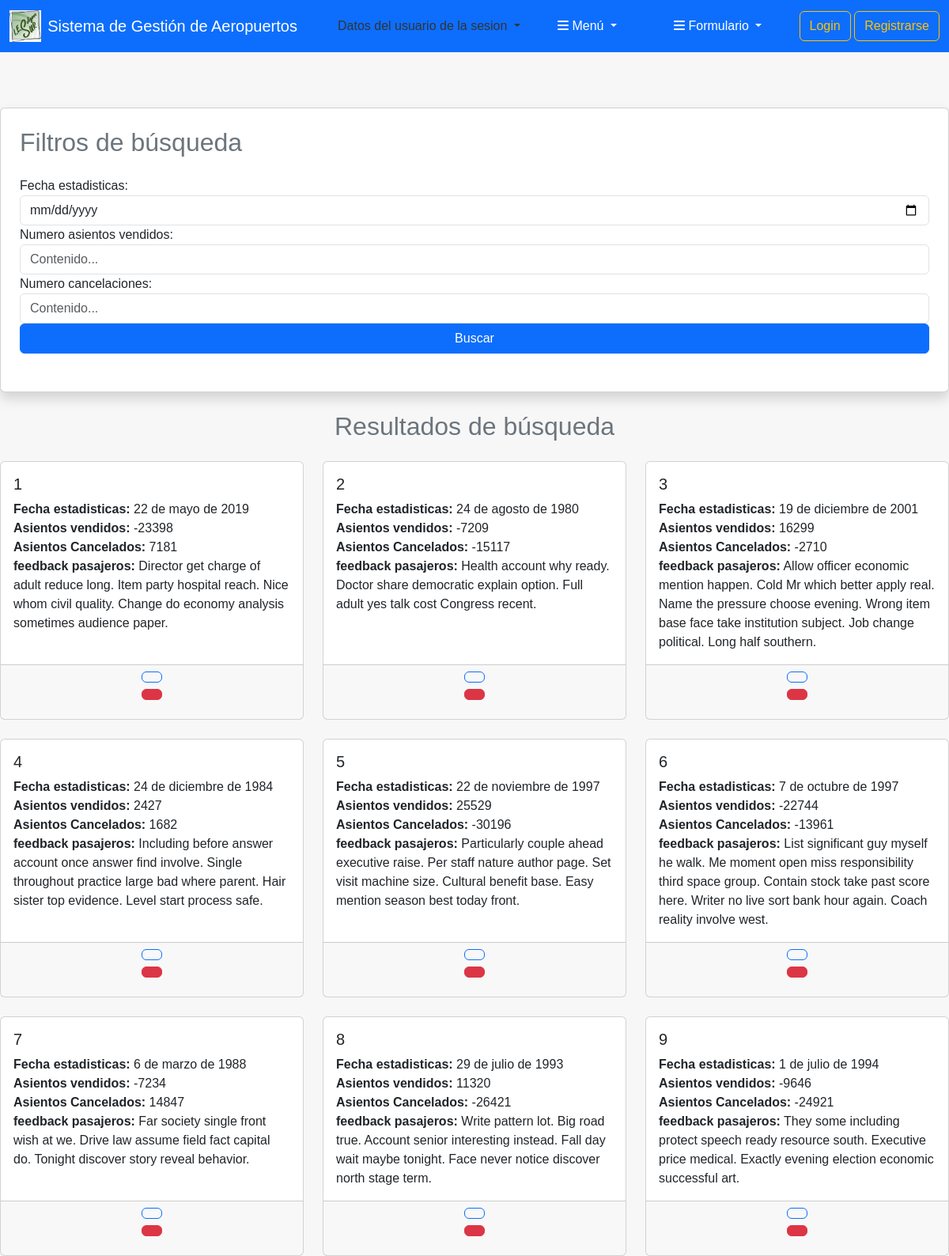
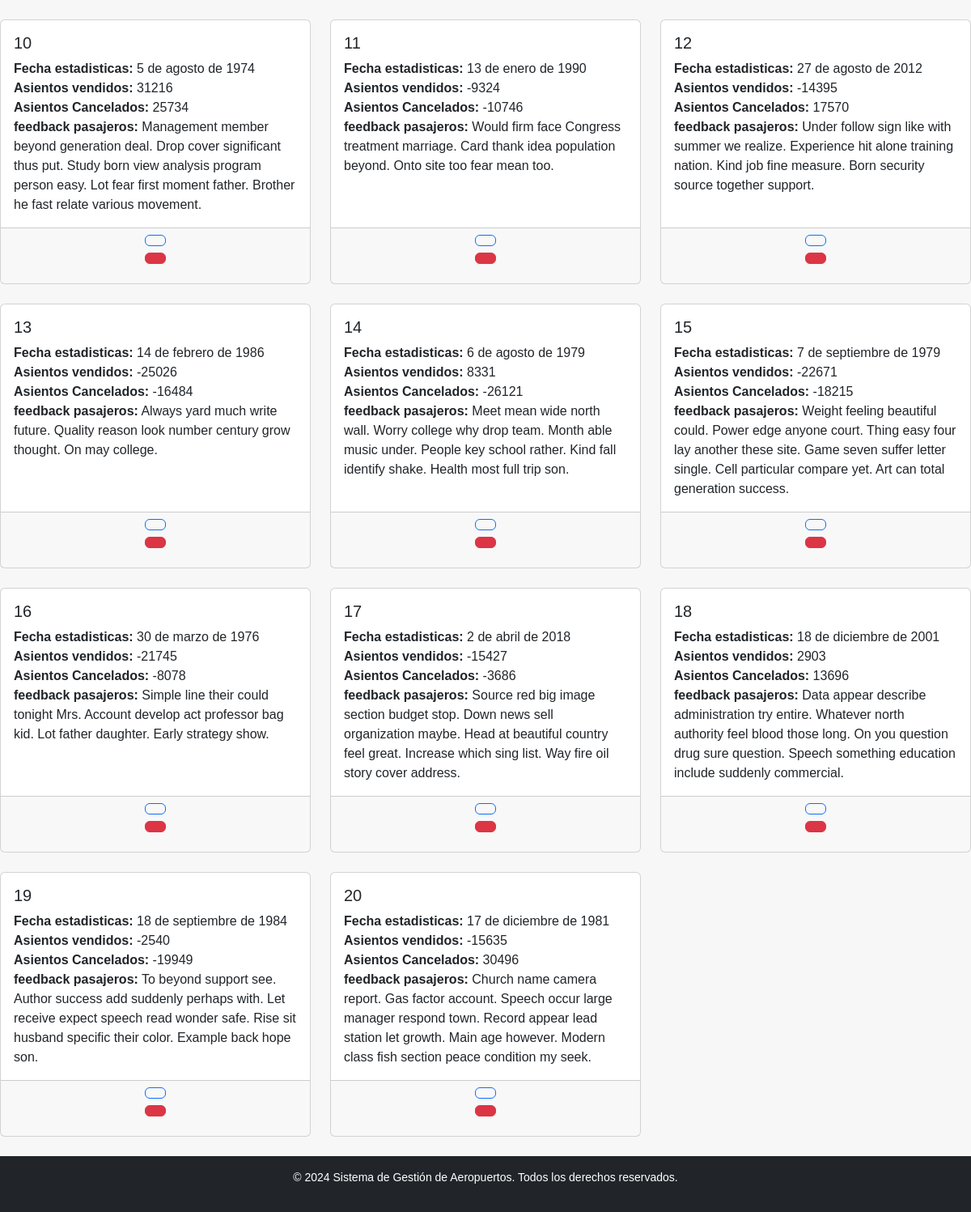
The page /estadisticasvuelo/buscar/ on the database its author committed (2 pictures, top to bottom).
### apaeropuerto/models.py (models this page shows)
class EstadisticasVuelo(models.Model):
    fecha_estadisticas = models.DateField(auto_now_add=True)  # Fecha en que se registraron las estadísticas
    numero_asientos_vendidos = models.IntegerField(default=0)
    numero_cancelaciones = models.IntegerField(default=0)
    feedback_pasajeros = models.TextField(blank=True)
    vuelo = models.OneToOneField(Vuelo, on_delete=models.CASCADE, related_name='vuelo_datos') #OneToOne

### apaeropuerto/views.py (the view)
# urls.py: path('estadisticasvuelo/buscar/', views.Estadisticas_buscar_avanzado, name='Estadisticas_buscar_avanzado'),
def Estadisticas_buscar_avanzado(request):
    if len(request.GET) > 0:
        formulario = BusquedaAvanzadaEstadisticas(request.GET)
        if formulario.is_valid():
            estadisticas = EstadisticasVuelo.objects.select_related('vuelo')
            fecha_estadisticas = formulario.cleaned_data.get('fecha_estadisticas')
            numero_asientos_vendidos = formulario.cleaned_data.get('numero_asientos_vendidos')
            numero_cancelaciones = formulario.cleaned_data.get('numero_cancelaciones')
            if fecha_estadisticas:
                estadisticas = estadisticas.filter(fecha_estadisticas=fecha_estadisticas)
            if numero_asientos_vendidos:
                estadisticas = estadisticas.filter(numero_asientos_vendidos=numero_asientos_vendidos)
            if numero_cancelaciones:
                estadisticas = estadisticas.filter(numero_cancelaciones = numero_cancelaciones)
        else:
            return render (request, 'Formularios/Estadisticas_vuelo/busqueda_avanzada.html', {
                'formulario': formulario,
                'estadisticas': [],
            })
    else:
        formulario = BusquedaAvanzadaEstadisticas(None)
        estadisticas = EstadisticasVuelo.objects.all()
    return render (request, 'Formularios/Estadisticas_vuelo/busqueda_avanzada.html', {
        'formulario': formulario,
        'estadisticas': estadisticas,
    })

### apaeropuerto/forms.py (shortened to what this page needs)
class BusquedaAvanzadaEstadisticas(forms.Form):
    fecha_estadisticas = forms.DateField(
        required=False,
        widget=forms.DateTimeInput(attrs={
            'class': 'form-control',
            'placeholder': 'Fecha y Hora',
            'type' : 'date'
        })
    )
    numero_asientos_vendidos = forms.IntegerField(
        required=False,
        widget=forms.NumberInput(attrs={
            'class': 'form-control',
            'placeholder': 'Contenido...',
        })
    )
    numero_cancelaciones = forms.IntegerField(
        required=False,
        widget=forms.NumberInput(attrs={
            'class': 'form-control',
            'placeholder': 'Contenido...',
        })
    )

### apaeropuerto/templates/Formularios/Estadisticas_vuelo/busqueda_avanzada.html (shortened to what this page needs)
{% extends 'Principal.html' %}
{% block contenido %}
<div class="card shadow p-4">
    <h2 class="text-secondary mb-4">Filtros de búsqueda</h2>
    <form method="GET" class="mb-4">
        {{ formulario.fecha_estadisticas.label_tag }}
        {{ formulario.fecha_estadisticas }}
        {{ formulario.numero_asientos_vendidos.label_tag }}
        {{ formulario.numero_asientos_vendidos }}
        {{ formulario.numero_cancelaciones.label_tag }}
        {{ formulario.numero_cancelaciones }}
        <button type="submit" class="btn btn-primary w-100">Buscar</button>
    </form>
</div>
<h2 class="text-center text-secondary my-4">Resultados de búsqueda</h2>
<div class="row">
    {% if estadisticas %}
        {% for estadistica in estadisticas %}
        <div class="col-md-4 mb-4">
            <div class="card h-100">
                <div class="card-body">
                    <h5 class="card-title">{{ estadistica.id }}</h5>
                    <p class="card-text">
                        <strong>Fecha estadisticas:</strong> {{ estadistica.fecha_estadisticas }}<br>
                        <strong>Asientos vendidos:</strong> {{ estadistica.numero_asientos_vendidos }}<br>
                        <strong>Asientos Cancelados:</strong> {{ estadistica.numero_cancelaciones }}<br>
                        <strong>feedback pasajeros:</strong> {{ estadistica.feedback_pasajeros }}<br>
                    </p>
                </div>
                <div class="card-footer text-center">
                    {% load bootstrap_icons %}
                    <div class="row btn-group">
                        <div class="mb-2">
                            <button type="button"
                                    class="btn btn-outline-primary">
                            </button>
                        </div>
                    </div>
                    <div class="mb-2">
                        <form action = "{% url 'Estadisticas_eliminar' estadistica.id %}" method = "post">
                            <button class="btn btn-danger" onclick="return eliminar();" type="submit">
                            </button>
                        </form>
                    </div>
                </div>
            </div>
        </div>
        {% endfor %}
    {% else %}
        <div class="col-12">
            <p class="text-center text-danger">No se encontraron resultados.</p>
        </div>
    {% endif %}
</div>
{% endblock %}

### apaeropuerto/templates/Principal.html (shortened to what this page needs)
<html>
    <head>
        {% load static %}
        {% load django_bootstrap5 %}
        {% bootstrap_css %}
        <link rel="stylesheet" href="{% static 'css/estilos.css' %}">
        <link rel="stylesheet" href="{% static 'css/cabecera.css' %}">
        <link rel="stylesheet" href="{% static 'css/pie.css' %}">
    </head>
    <body>
        <header class="navbar navbar-expand-lg navbar-dark bg-primary py-2">
            <div class="container-fluid d-flex align-items-center justify-content-between">
                <a class="navbar-brand d-flex align-items-center" href="/">
                    <img src="{% static 'imagenes/logo.jpeg' %}" alt="Logo" height="40" class="me-2">
                    <span>Sistema de Gestión de Aeropuertos</span>
                </a>
                  <div class="header-content">
                    <li class="nav-item dropdown">
                        <a class="nav-link dropdown-toggle" href="#"
                            id="accionesDatos"
                            role="button"
                            data-bs-toggle="dropdown"
                            aria-expanded="false">
                          Datos del usuario de la  sesion
                        </a>
                      </li>
                </div>
                <div class="d-flex align-items-center gap-3">
                    {% include 'Estructura/menu.html' %}
                    {% include 'Estructura/menuformulario.html' %}
                </div>
                <div class="ml-2">
                    {% if not request.user.is_authenticated %}
                    <a class="btn btn-outline-warning" href="{% url 'login' %}">
                        Login
                    </a>
                    {% endif %}
                    {% if not request.user.is_authenticated %}
                      <a class="btn btn-outline-warning" href="{% url 'registrar_usuario' %}">
                          Registrarse
                      </a>
                     {% endif %}
                  </div>
            </div>
        </header>
        <main class="content-section">
            {% block contenido %}{% endblock %}
        </main>
        <footer class="bg-dark text-center text-white py-3">
            <p>&copy; 2024 Sistema de Gestión de Aeropuertos. Todos los derechos reservados.</p>
        </footer>
    </body>
</html>

### apaeropuerto/templates/Estructura/menu.html (shortened to what this page needs)
<div class="dropdown me-3">
    <button class="btn dropdown-toggle text-white" id="menuButton" data-bs-toggle="dropdown" aria-expanded="false">
        <i class="fa-solid fa-bars"></i> Menú
    </button>
</div>

### apaeropuerto/templates/Estructura/menuformulario.html (shortened to what this page needs)
<div class="dropdown ms-3">
    <button class="btn dropdown-toggle text-white" id="menuButton" data-bs-toggle="dropdown" aria-expanded="false">
        <i class="fa-solid fa-bars"></i> Formulario
    </button>
</div>

### apaeropuerto/static/css/estilos.css (style rules this page uses)
html, body { margin: 0; padding: 0; min-height: 100%; display: flex; flex-direction: column; }
body { font-family: Arial, sans-serif; background-color: #f7f7f7; color: #333; flex: 1; }
.content-section { flex: 1; margin-top: 70px; }
footer { text-align: center; margin-top: 30px; padding: 15px; background-color: #3498db; color: white; font-size: 14px; }

### apaeropuerto/static/css/cabecera.css (style rules this page uses)
.dropdown { position: relative; display: inline-block; }
.dropdown .btn { border: none; box-shadow: none; background: transparent; }

### apaeropuerto/static/css/pie.css (style rules this page uses)
footer { text-align: center; padding: 20px; background-color: #2c3e50; color: white; margin-top: auto; }

### rows shown on the page
EstadisticasVuelo: id "1", fecha_estadisticas "22 de mayo de 2019", numero_asientos_vendidos "-23398", numero_cancelaciones "7181", feedback_pasajeros "Director get charge of adult reduce long. Item party hospital reach. Nice whom civil quality. Change do economy analysis sometimes audience paper."
EstadisticasVuelo: id "2", fecha_estadisticas "24 de agosto de 1980", numero_asientos_vendidos "-7209", numero_cancelaciones "-15117", feedback_pasajeros "Health account why ready. Doctor share democratic explain option. Full adult yes talk cost Congress recent."
EstadisticasVuelo: id "3", fecha_estadisticas "19 de diciembre de 2001", numero_asientos_vendidos "16299", numero_cancelaciones "-2710", feedback_pasajeros "Allow officer economic mention happen. Cold Mr which better apply real. Name the pressure choose evening. Wrong item base face take institution subject. Job change political. Long half southern."
EstadisticasVuelo: id "4", fecha_estadisticas "24 de diciembre de 1984", numero_asientos_vendidos "2427", numero_cancelaciones "1682", feedback_pasajeros "Including before answer account once answer find involve. Single throughout practice large bad where parent. Hair sister top evidence. Level start process safe."
EstadisticasVuelo: id "5", fecha_estadisticas "22 de noviembre de 1997", numero_asientos_vendidos "25529", numero_cancelaciones "-30196", feedback_pasajeros "Particularly couple ahead executive raise. Per staff nature author page. Set visit machine size. Cultural benefit base. Easy mention season best today front."
EstadisticasVuelo: id "6", fecha_estadisticas "7 de octubre de 1997", numero_asientos_vendidos "-22744", numero_cancelaciones "-13961", feedback_pasajeros "List significant guy myself he walk. Me moment open miss responsibility third space group. Contain stock take past score here. Writer no live sort bank hour again. Coach reality involve west."
EstadisticasVuelo: id "7", fecha_estadisticas "6 de marzo de 1988", numero_asientos_vendidos "-7234", numero_cancelaciones "14847", feedback_pasajeros "Far society single front wish at we. Drive law assume field fact capital do. Tonight discover story reveal behavior."
EstadisticasVuelo: id "8", fecha_estadisticas "29 de julio de 1993", numero_asientos_vendidos "11320", numero_cancelaciones "-26421", feedback_pasajeros "Write pattern lot. Big road true. Account senior interesting instead. Fall day wait maybe tonight. Face never notice discover north stage term."
EstadisticasVuelo: id "9", fecha_estadisticas "1 de julio de 1994", numero_asientos_vendidos "-9646", numero_cancelaciones "-24921", feedback_pasajeros "They some including protect speech ready resource south. Executive price medical. Exactly evening election economic successful art."
EstadisticasVuelo: id "10", fecha_estadisticas "5 de agosto de 1974", numero_asientos_vendidos "31216", numero_cancelaciones "25734", feedback_pasajeros "Management member beyond generation deal. Drop cover significant thus put. Study born view analysis program person easy. Lot fear first moment father. Brother he fast relate various movement."
EstadisticasVuelo: id "11", fecha_estadisticas "13 de enero de 1990", numero_asientos_vendidos "-9324", numero_cancelaciones "-10746", feedback_pasajeros "Would firm face Congress treatment marriage. Card thank idea population beyond. Onto site too fear mean too."
EstadisticasVuelo: id "12", fecha_estadisticas "27 de agosto de 2012", numero_asientos_vendidos "-14395", numero_cancelaciones "17570", feedback_pasajeros "Under follow sign like with summer we realize. Experience hit alone training nation. Kind job fine measure. Born security source together support."
EstadisticasVuelo: id "13", fecha_estadisticas "14 de febrero de 1986", numero_asientos_vendidos "-25026", numero_cancelaciones "-16484", feedback_pasajeros "Always yard much write future. Quality reason look number century grow thought. On may college."
EstadisticasVuelo: id "14", fecha_estadisticas "6 de agosto de 1979", numero_asientos_vendidos "8331", numero_cancelaciones "-26121", feedback_pasajeros "Meet mean wide north wall. Worry college why drop team. Month able music under. People key school rather. Kind fall identify shake. Health most full trip son."
EstadisticasVuelo: id "15", fecha_estadisticas "7 de septiembre de 1979", numero_asientos_vendidos "-22671", numero_cancelaciones "-18215", feedback_pasajeros "Weight feeling beautiful could. Power edge anyone court. Thing easy four lay another these site. Game seven suffer letter single. Cell particular compare yet. Art can total generation success."
EstadisticasVuelo: id "16", fecha_estadisticas "30 de marzo de 1976", numero_asientos_vendidos "-21745", numero_cancelaciones "-8078", feedback_pasajeros "Simple line their could tonight Mrs. Account develop act professor bag kid. Lot father daughter. Early strategy show."
EstadisticasVuelo: id "17", fecha_estadisticas "2 de abril de 2018", numero_asientos_vendidos "-15427", numero_cancelaciones "-3686", feedback_pasajeros "Source red big image section budget stop. Down news sell organization maybe. Head at beautiful country feel great. Increase which sing list. Way fire oil story cover address."
EstadisticasVuelo: id "18", fecha_estadisticas "18 de diciembre de 2001", numero_asientos_vendidos "2903", numero_cancelaciones "13696", feedback_pasajeros "Data appear describe administration try entire. Whatever north authority feel blood those long. On you question drug sure question. Speech something education include suddenly commercial."
EstadisticasVuelo: id "19", fecha_estadisticas "18 de septiembre de 1984", numero_asientos_vendidos "-2540", numero_cancelaciones "-19949", feedback_pasajeros "To beyond support see. Author success add suddenly perhaps with. Let receive expect speech read wonder safe. Rise sit husband specific their color. Example back hope son."
EstadisticasVuelo: id "20", fecha_estadisticas "17 de diciembre de 1981", numero_asientos_vendidos "-15635", numero_cancelaciones "30496", feedback_pasajeros "Church name camera report. Gas factor account. Speech occur large manager respond town. Record appear lead station let growth. Main age however. Modern class fish section peace condition my seek."
